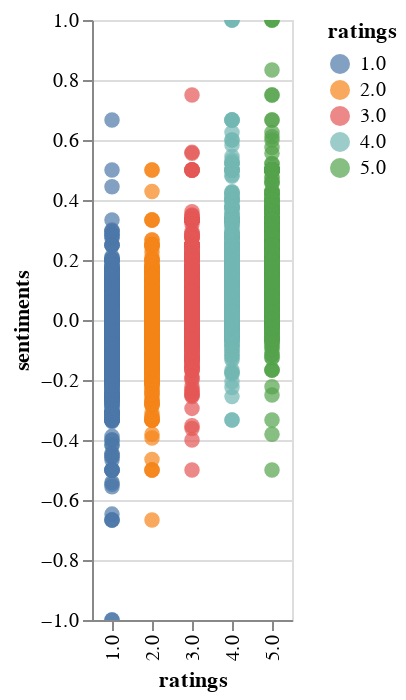

This figure's notebook cell:
### Code cell
# 5
chart4 = (
    alt.Chart(source)
    .mark_circle(size=60)
    .encode(
        x="ratings", y="sentiments", color="ratings", tooltip=["ratings", "sentiments"]
    )
    .interactive()
)
chart4.save(".\\plots\\01\\reviews_ratings_vs_sentiment.html")
chart4

### Figure 1 — Vega-Lite specification as saved in the notebook (floating-point values rounded to 4 significant figures; data arrays with more than 128 entries replaced by an {"elided": "..."} marker saying what was removed)
{"config": {"view": {"continuousWidth": 400, "continuousHeight": 300}}, "data": {"name": "data-7b05e3debad5857c9db0b86436378c75"}, "mark": {"type": "circle", "size": 60}, "encoding": {"color": {"field": "ratings", "type": "nominal"}, "tooltip": [{"field": "ratings", "type": "nominal"}, {"field": "sentiments", "type": "quantitative"}], "x": {"field": "ratings", "type": "nominal"}, "y": {"field": "sentiments", "type": "quantitative"}}, "selection": {"selector002": {"type": "interval", "bind": "scales", "encodings": ["x", "y"]}}, "$schema": "https://vega.github.io/schema/vega-lite/v4.17.0.json", "datasets": {"data-7b05e3debad5857c9db0b86436378c75": {"elided": "7500 records"}}}
